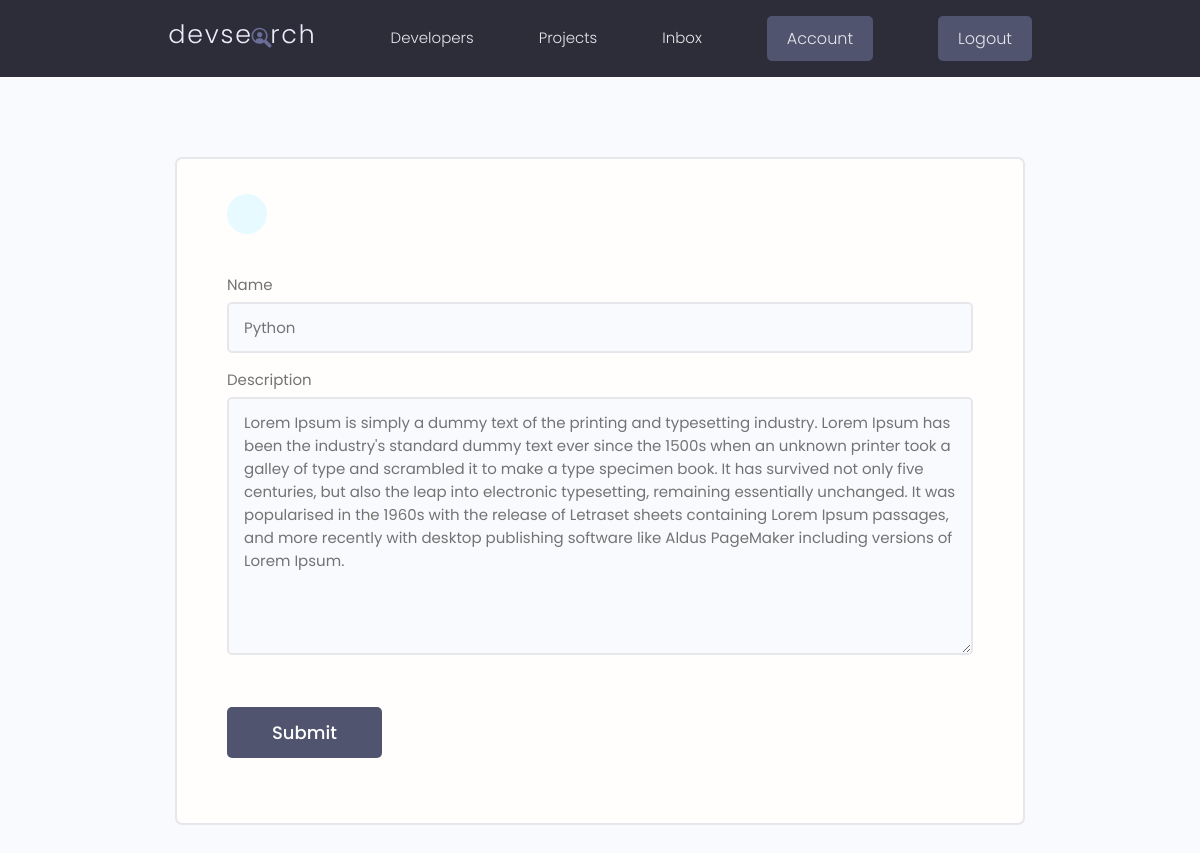
/update-skill/4328a48d-0e70-4af9-b910-0a0b217d7d9f/ (signed in), run on the app's committed database.
### users/models.py (models this page shows, shortened)
class Skill(models.Model):
    owner = models.ForeignKey(Profile,on_delete=models.CASCADE,null=True,blank =True)
    name=  models.CharField(max_length=200,blank= True, null=True)
    description = models.TextField(null=True, blank=True)
    created= models.DateTimeField(auto_now_add=True)
    id= models.UUIDField(default=uuid.uuid4,unique=True,primary_key=True,editable=False)

### users/views.py (the view)
# urls.py: path('update-skill/<str:pk>/', views.updateSkill,name="update-skill"),
@login_required(login_url='login')
def updateSkill(request,pk):
    profile = request.user.profile
    skill=profile.skill_set.get(id=pk)
    form= SkillForm(instance=skill)
    if request.method == 'POST':
        form =SkillForm(request.POST, instance= skill)
        if form.is_valid():
            form.save()
            messages.success(request,'Skill was Updated Successfully!')
            return redirect('account')
    context={'form':form}
    return render(request, 'users/skill_form.html', context)

### users/forms.py
class SkillForm(ModelForm):
    class Meta:
        model= Skill
        fields='__all__'
        exclude = ['owner']
    def __init__(self,*args,**kwargs):
        super(SkillForm,self).__init__(*args,**kwargs)
        for name,field in self.fields.items():
            field.widget.attrs.update({'class':'input'})

### users/templates/users/skill_form.html (shortened to what this page needs)
{% extends 'main.html' %}
{% block content %}
    <main class="formPage my-xl">
        <div class="content-box">
            <div class="formWrapper">
                <a class="backButton" href="{% url 'account' %}"></a>
                <br>
                <form class="form"  method="POST" action="">
                    {% for field in form %}
                    <div class="form__field">
                        <label for="formInput#text">{{field.label}} </label>
                        {{field}}
                    </div>
                    {% endfor %}
                    <input class="btn btn--sub btn--lg  my-md" type="submit" value="Submit" />
                </form>
            </div>
        </div>
    </main>
{% endblock %}

### static/styles/app.css (style rules this page uses)
:root { --color-sub: #2d2d39; }
.btn--sub { background-color: var(--color-sub-light); }
.content-box { width: 95%; max-width: 85rem; margin: 0 auto; }
.backButton { background: var(--color-main-light); color: var(--color-main); width: 4rem; height: 4rem; display: flex; align-items: center; justify-content: center; border-radius: 50%; }
.formPage .formWrapper { list-style: none; background: var(--color-white); padding: 3.5rem 5rem; border: 2px solid var(--color-light); border-radius: 0.7rem; }

### static/uikit/styles/modules/_variables.css (style rules this page uses)
:root { --color-main: #5aa5b9; --color-main-light: #e6faff; --color-sub: #3f4156; --color-sub-light: #51546e; --color-sub-lighter: #ededfd; --color-text: #737373; --color-gray: #8b8b8b; --color-light: #e5e7eb; --color-light-gray: #767676; --color-bg: #f8fafd; --color-white: #fffefd; --color-white-light: #f3f3f3; --color-success: #359e64; --color-success-bg: #def8e8; --color-error: #fc4b0b; --color-error-bg: #fff2ee; --font-base: 'Poppins', arial, helvetica, 'Segoe UI', roboto, ubuntu, sans-serif; --font-monospace: 'Fira Code', 'Courier New', courier, monospace; --font-regular: 300; --font-medium: 500; --font-bold: 700; --generic-shadow: 1px 1px 5px #00000010; --generic-transition: all 0.3s ease-in-out; }

### static/uikit/styles/modules/_base.css (style rules this page uses)
* { margin: 0; padding: 0; box-sizing: border-box; text-rendering: optimizeLegibility; color: inherit; font-size: inherit; }
html { font-size: 50%; }
@media only screen and (min-width: 480px) { html { font-size: 56.25%; } }
@media only screen and (min-width: 1200px) { html { font-size: 62.5%; } }
body { line-height: 1.6; font-weight: 400; font-size: 1.5rem; color: var(--color-text); background-color: var(--color-bg); min-height: 100vh; }

### static/uikit/styles/modules/_typography.css (style rules this page uses)
* { font-family: var(--font-base); }
a { padding-bottom: 2px; text-decoration: none; display: inline-block; color: var(--color-main); font-weight: var(--font-medium); }

### static/uikit/styles/modules/_utilities.css (style rules this page uses)
.my-md { margin: 3rem auto; }
.my-xl { margin: 8rem auto; }

### static/uikit/styles/modules/_button.css (style rules this page uses)
.btn { display: inline-block; position: relative; cursor: pointer; background-color: var(--color-light); font-weight: var(--font-medium); color: var(--color-sub); text-decoration: none; padding: 1rem 2rem; border-radius: 0.5rem; border: none; width: -webkit-fit-content; width: -moz-fit-content; width: fit-content; height: -webkit-fit-content; height: -moz-fit-content; height: fit-content; font-size: 1.6rem; outline-width: 0; outline-color: transparent; -webkit-backface-visibility: hidden; backface-visibility: hidden; transition: all 0.3s ease-in-out; }
.btn--sub { background-color: var(--color-sub); color: var(--color-white); }
.btn--lg { font-size: 1.8rem; padding: 1.2rem 4.5rem; }

### static/uikit/styles/modules/_form.css (style rules this page uses)
.form { display: block; }
.form__field { margin-top: 1.5rem; margin-bottom: 1.5rem; }
.form__label, .form__field > label { display: block; margin-bottom: 0.5rem; color: var(--color-text); }
input.input[type='text'], input.input[type='email'], input.input[type='password'], input.input[type='number'], textarea.input { min-width: 24rem; width: 100%; padding: 1.2rem 1.5rem; border-radius: 0.5rem; border: 2px solid var(--color-light); transition: all 0.3s ease-in-out; background-color: var(--color-bg); }

### data on the page
Skill: form "Python" "Lorem Ipsum is simply a dummy text of the printing and typesetting industry. Lorem Ipsum has been the industry's standard dummy text ever since the 1500s when an unknown printer took a galley of type and scrambled it to make a type specimen book. It has survived not only five centuries, but also the leap into electronic typesetting, remaining essentially unchanged. It was popularised in the 1960s with the release of Letraset sheets containing Lorem Ipsum passages, and more recently with desktop publishing software like Aldus PageMaker including versions of Lorem Ipsum."

### other printed values
{{ field.label }} "Name" "Description"
